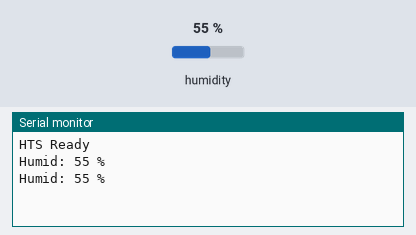
The sketch below on a simulated Arduino Nano 33 BLE. Parts: the last lines printed to the serial monitor. Inputs (shaded band) come from the test bench; at power-on: humidity 55 %.

Above: at 1.8 s.
1.9 s: humidity set to 22 %
At 2.6 s:
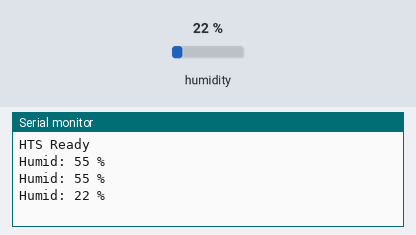
3.4 s: humidity set to 40 %
At 4.8 s:
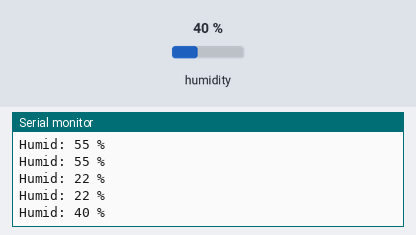
Timing chart, 0 to 6.4 s (numbered marks = the images above; inputs shaded):
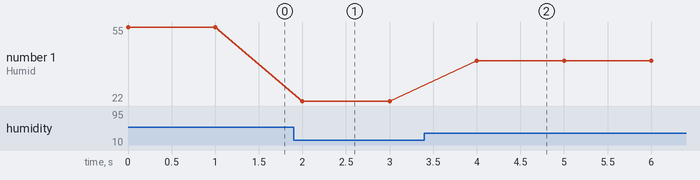

Measured:
- after the input at 1.9 s, the serial monitor: prints a new line after 0.10 s (image 1)
- after the input at 3.4 s, the serial monitor: prints a new line after 0.60 s (image 2)
- plotted number 1: 55 → 22 after the input at 1.9 s, 22 → 40 after the input at 3.4 s

The sketch:

CHumidMeter.ino
```cpp
/*!
* Nom du projet: QUIRITACHRONOMETRE
* @file <CHumidMeter.ino>
* @version : <1>
* @brief <contient le code qui instancie CHumidMeter et qui affiche le retour de la fonction GetHumidValue>
* @author <Evann POMMIER>
* @date < 28/02/2024>
*/

#include "CHumidMeter.h"

CHumidMeter humidMeter;

void setup() {
  Serial.begin(115200);
  humidMeter.init();
}
void loop() {
  Serial.print("Humid: ");
  Serial.print(humidMeter.GetHumidValue());
  Serial.println(" %");
  delay(1000);
}
```

CHumidMeter.cpp
```cpp
/*!
* Nom du projet: QUIRITACHRONOMETRE
* @file <CHumidMeter.cpp>
* @version : <1>
* @brief <contient le code des fonctions de CHumidMeter, init() et GetHumidValue.>
* @author <Evann POMMIER>
* @date < 28/02/2024>
*/

#include <CHumidMeter.h>

void CHumidMeter::init()
{
  HTS.begin();
  Serial.println(F("HTS Ready"));
}

int32_t CHumidMeter::GetHumidValue()
{
  return (int32_t)HTS.readHumidity();
}
```

CHumidMeter.h
```cpp
/*!
* Nom du projet: QUIRITACHRONOMETRE
* @file <CHumidMeter.h>
* @version : <1>
* @brief <contient la declaration de la class CHumidMeter.>
* @author <Evann POMMIER>
* @date < 28/02/2024>
*/

#include <Arduino_HTS221.h>

class CHumidMeter
{
  public :
    CHumidMeter(){};
    void init();
    int32_t GetHumidValue();
};
```
